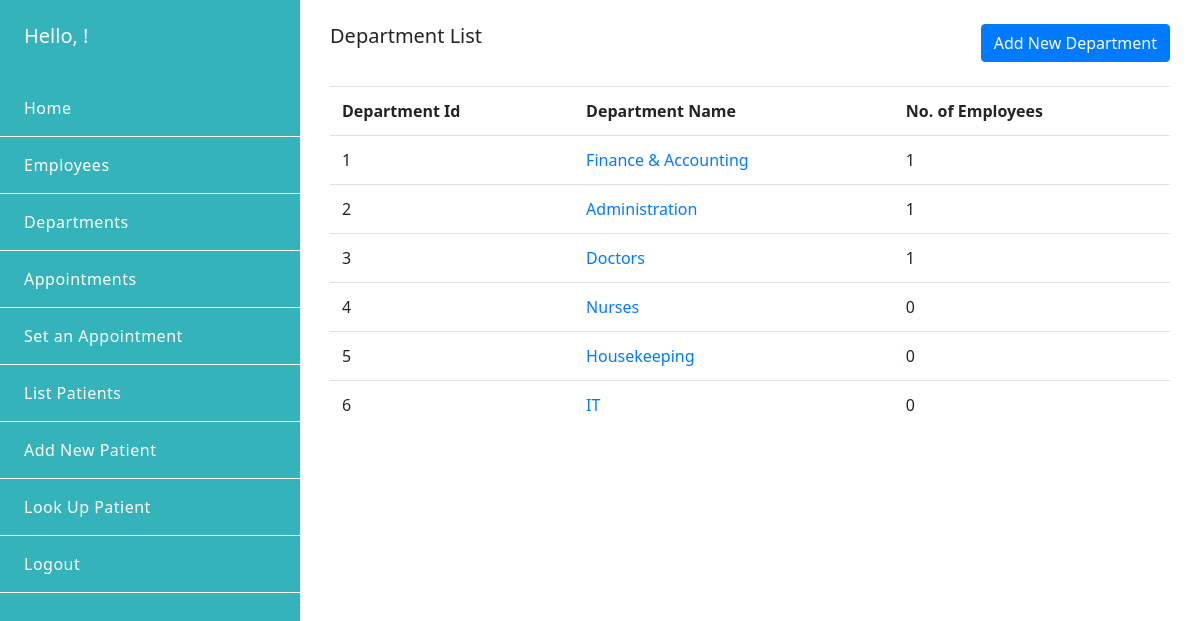
Screenshot of /departments/ with the database file from the repository.
### emr/models.py (models this page shows, shortened)
class Department(models.Model):
    id = models.AutoField(primary_key=True)
    name = models.CharField(max_length=50)
    description = models.TextField(blank=True)
    class Meta:
        verbose_name = 'Department'
        verbose_name_plural = 'Departments'
    def get_absolute_url(self):
        return reverse('view_department', args=[self.id])

### emr/views.py (the view)
# urls.py: path('departments/', views.list_departments, name='list_departments'),
def list_departments(request):
    departments = Department.objects.all()
    return render(request, 'emr/list_departments.html', {'departments': departments})

### emr/templates/emr/list_departments.html
{% extends 'backend_base.html' %} {% block content %}
<div class="container-fluid py-4">
  <div class="row">
    <div class="col-sm-6">
      <h5>Department List</h5>
    </div>
    <div class="col-sm-6 text-right">
      <a href="{% url 'add_department' %}" class="btn btn-primary"><span>Add New Department</span></a>
    </div>
  </div>
  <div class="article">
    <table class="table mt-4">
      <tr>
        <th>Department Id</th>
        <th>Department Name</th>
        <th>No. of Employees</th>
      </tr>
      {% for department in departments %}
      <tr>
        <td>  <span>       {{department.id}} </span>      </td>
        <td> <a href="{{department.get_absolute_url }}"> <span>{{department.name}}</span></a></td>
        <td>  <span>       {{department.employees.count}} </span>      </td>
      </tr>
      {% endfor %}
    </table>
  </div>
</div>
{% endblock %}

### emr/static/emr/css/style.css (style rules this page uses)
* { font-family: "Noto Sans", sans-serif; transition: all ease-in 0.2s; }
html, body { height: 100%; min-height: 100%; }

### rows the page displays
Department: id "1", name "Finance & Accounting", employees.count "1"
Department: id "2", name "Administration", employees.count "1"
Department: id "3", name "Doctors", employees.count "1"
Department: id "4", name "Nurses", employees.count "0"
Department: id "5", name "Housekeeping", employees.count "0"
Department: id "6", name "IT", employees.count "0"
